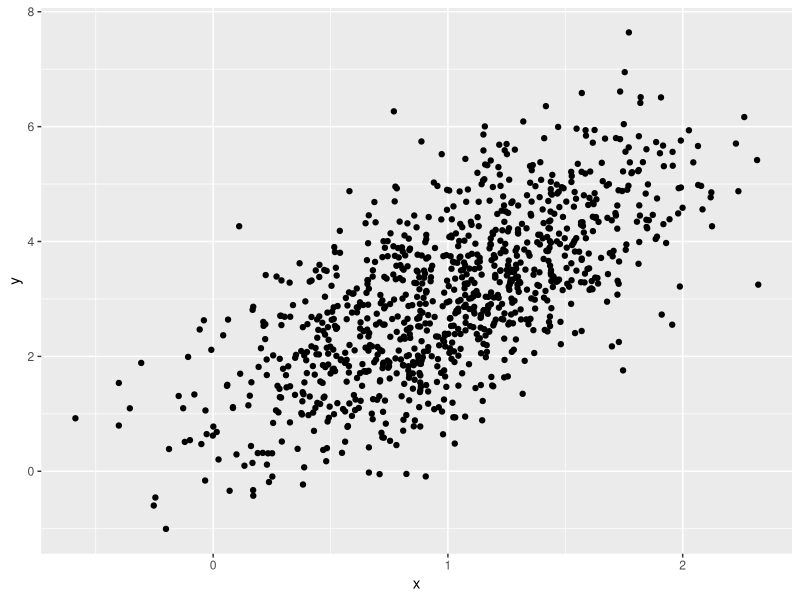

Generate this figure with R:
## ---- chunk 1
library(tidyverse)
## ---- chunk 2
samp = rnorm(100)
length(samp)
## ---- chunk 3
mean(samp)
sd(samp)
## ---- chunk 4
library(tidyverse)
 example_df=
   tibble(
     vec_numeric=1:4,
     vec_char=c("my","name","is","hazel"),
     vec_factor=factor(c("male","male","female","female"))
  )
## ---- chunk 5
new_df =
  tibble(
    x=rnorm(100),
    y=1 + 2*x +rnorm(100)
  )
new_df
## ---- chunk 6
plot_df=
  tibble(
    x=rnorm(1000,mean=1,sd=.5),
    y=1+2*x+rnorm(1000)
  )
ggplot(plot_df, aes(x = x, y = y)) + geom_point()
